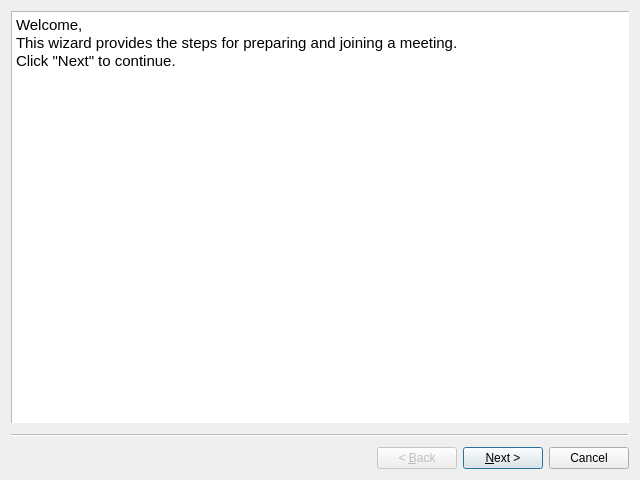
<?xml version="1.0" encoding="UTF-8"?>
<ui version="4.0">
 <class>NewConferenceWizard</class>
 <widget class="QWizard" name="NewConferenceWizard">
  <property name="geometry">
   <rect>
    <x>0</x>
    <y>0</y>
    <width>640</width>
    <height>480</height>
   </rect>
  </property>
  <property name="windowTitle">
   <string>Wizard</string>
  </property>
  <widget class="QWizardPage" name="wizardPage1">
   <widget class="QTextBrowser" name="textBrowser">
    <property name="geometry">
     <rect>
      <x>0</x>
      <y>0</y>
      <width>621</width>
      <height>421</height>
     </rect>
    </property>
    <property name="html">
     <string>&lt;!DOCTYPE HTML PUBLIC &quot;-//W3C//DTD HTML 4.0//EN&quot; &quot;http://www.w3.org/TR/REC-html40/strict.dtd&quot;&gt;
&lt;html&gt;&lt;head&gt;&lt;meta name=&quot;qrichtext&quot; content=&quot;1&quot; /&gt;&lt;style type=&quot;text/css&quot;&gt;
p, li { white-space: pre-wrap; }
&lt;/style&gt;&lt;/head&gt;&lt;body style=&quot; font-family:'Ubuntu'; font-size:11pt; font-weight:400; font-style:normal;&quot;&gt;
&lt;p style=&quot; margin-top:0px; margin-bottom:0px; margin-left:0px; margin-right:0px; -qt-block-indent:0; text-indent:0px;&quot;&gt;Welcome,&lt;/p&gt;
&lt;p style=&quot; margin-top:0px; margin-bottom:0px; margin-left:0px; margin-right:0px; -qt-block-indent:0; text-indent:0px;&quot;&gt;This wizard provides the steps for preparing and joining a meeting.&lt;/p&gt;
&lt;p style=&quot; margin-top:0px; margin-bottom:0px; margin-left:0px; margin-right:0px; -qt-block-indent:0; text-indent:0px;&quot;&gt;Click &amp;quot;Next&amp;quot; to continue.&lt;/p&gt;&lt;/body&gt;&lt;/html&gt;</string>
    </property>
   </widget>
  </widget>
  <widget class="QWizardPage" name="wizardPage2">
   <widget class="QLabel" name="label">
    <property name="geometry">
     <rect>
      <x>10</x>
      <y>30</y>
      <width>591</width>
      <height>51</height>
     </rect>
    </property>
    <property name="text">
     <string>To join a meeting, please go to the configuration website and download the configuration file and import below.</string>
    </property>
    <property name="scaledContents">
     <bool>false</bool>
    </property>
    <property name="wordWrap">
     <bool>true</bool>
    </property>
   </widget>
   <widget class="QLabel" name="label_2">
    <property name="geometry">
     <rect>
      <x>10</x>
      <y>0</y>
      <width>221</width>
      <height>31</height>
     </rect>
    </property>
    <property name="font">
     <font>
      <pointsize>16</pointsize>
     </font>
    </property>
    <property name="text">
     <string>Import configuration</string>
    </property>
    <property name="margin">
     <number>4</number>
    </property>
   </widget>
   <widget class="QGroupBox" name="groupBox">
    <property name="geometry">
     <rect>
      <x>10</x>
      <y>89</y>
      <width>601</width>
      <height>71</height>
     </rect>
    </property>
    <property name="title">
     <string>Configuration file</string>
    </property>
    <widget class="QPushButton" name="configFileBrowseBtn">
     <property name="geometry">
      <rect>
       <x>520</x>
       <y>40</y>
       <width>71</width>
       <height>25</height>
      </rect>
     </property>
     <property name="text">
      <string>Browse</string>
     </property>
    </widget>
    <widget class="QLineEdit" name="configFilePath">
     <property name="geometry">
      <rect>
       <x>10</x>
       <y>40</y>
       <width>501</width>
       <height>25</height>
      </rect>
     </property>
     <property name="readOnly">
      <bool>true</bool>
     </property>
    </widget>
   </widget>
   <widget class="QTextBrowser" name="conferenceConfigReview">
    <property name="geometry">
     <rect>
      <x>10</x>
      <y>170</y>
      <width>601</width>
      <height>241</height>
     </rect>
    </property>
   </widget>
  </widget>
 </widget>
 <resources/>
 <connections/>
</ui>
